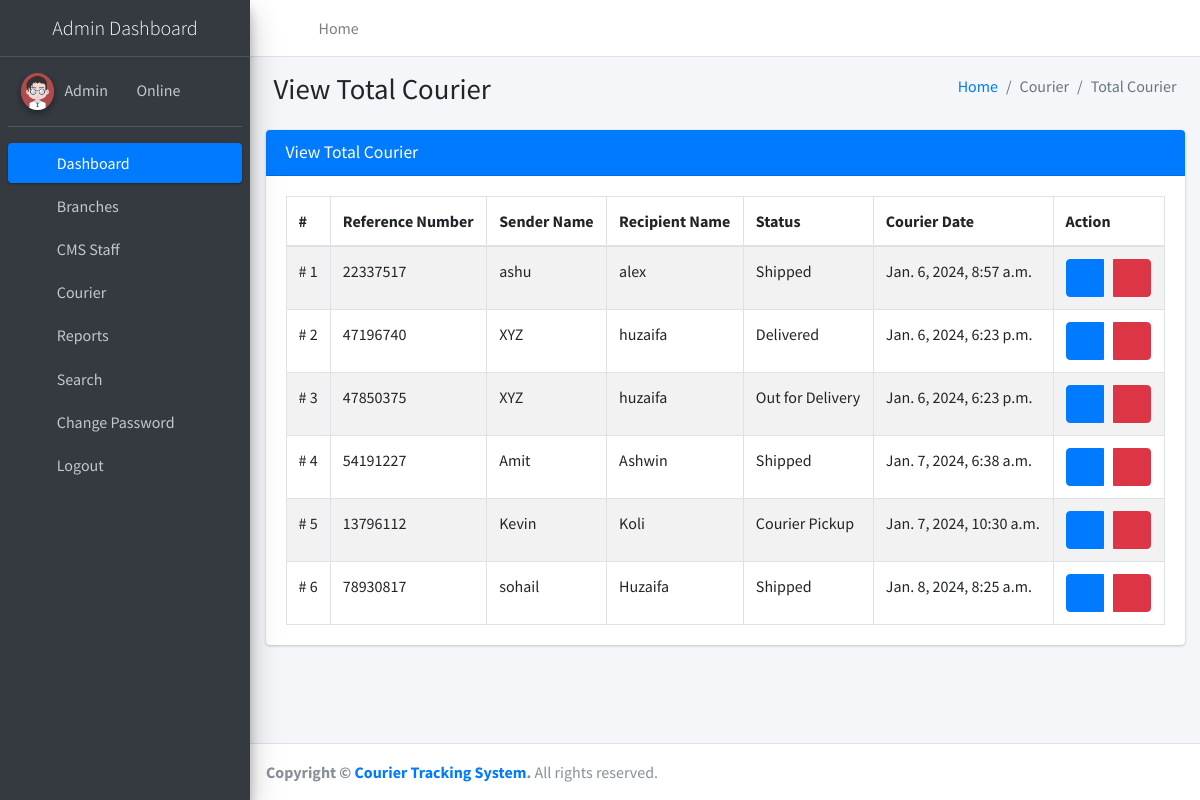
The app's page /totalCourier (signed in) with its own data.
### courier/models.py (models this page shows, shortened)
class Courier(models.Model):
    RefNumber = models.CharField(max_length=100, null=True)
    SenderBranch = models.ForeignKey(Branch, on_delete=models.CASCADE, null=True)
    SenderName = models.CharField(max_length=250, null=True)
    SenderContactnumber = models.CharField(max_length=12, null=True)
    SenderAddress = models.CharField(max_length=250, null=True)
    SenderCity = models.CharField(max_length=150, null=True)
    SenderState = models.CharField(max_length=150, null=True)
    SenderPincode = models.CharField(max_length=6, null=True)
    SenderCountry = models.CharField(max_length=250, null=True)
    RecipientName = models.CharField(max_length=250, null=True)
    RecipientContactnumber = models.CharField(max_length=12, null=True)
    RecipientAddress = models.CharField(max_length=250, null=True)
    RecipientCity = models.CharField(max_length=150, null=True)
    RecipientState = models.CharField(max_length=150, null=True)
    RecipientPincode = models.CharField(max_length=6, null=True)
    RecipientCountry = models.CharField(max_length=150, null=True)
    CourierDes = models.CharField(max_length=250, null=True)
    ParcelWeight = models.CharField(max_length=150, null=True)
    ParcelDimensionlen = models.CharField(max_length=150, null=True)
    ParcelDimensionwidth = models.CharField(max_length=150, null=True)
    ParcelDimensionheight = models.CharField(max_length=150, null=True)
    ParcelPrice = models.CharField(max_length=150, null=True)
    Status = models.CharField(max_length=100, null=True)
    CourierDate = models.DateTimeField(auto_now_add=True)

### courier/views.py (the view)
# urls.py: path('totalCourier', totalCourier, name='totalCourier'),
def totalCourier(request):
    if not request.user.is_authenticated:
        return redirect('admin_login')
    courier = Courier.objects.all()
    return render(request, 'admin/totalCourier.html', locals())

### courier/templates/admin/totalCourier.html
{% extends 'adminNavbar.html' %}
{% block main %}
{% load static %}
<section class="content">
    <div class="content-header">
        <div class="container-fluid">
            <div class="row mb-2">
                <div class="col-sm-6">
                    <h1 class="m-0">View Total Courier</h1>
                </div>
                <div class="col-sm-6">
                    <ol class="breadcrumb float-sm-right">
                        <li class="breadcrumb-item"><a href="{% url 'dashboard' %}">Home</a></li>
                        <li class="breadcrumb-item active">Courier</li>
                        <li class="breadcrumb-item active">Total Courier</li>
                    </ol>
                </div>
            </div>
        </div>
    </div>
    <div class="container-fluid">
        <div class="row">
            <div class="col-md-12">
                <div class="card card-primary">
                    <div class="card-header">
                        <h3 class="card-title">View Total Courier</h3>
                    </div>
                    <div class="card-body">
                        <table id="example1" class="table table-bordered table-striped">
                            <thead>
                            <tr>
                                <th>#</th>
                                <th>Reference Number</th>
                                <th>Sender Name</th>
                                <th>Recipient Name</th>
                                <th>Status</th>
                                <th>Courier Date</th>
                                <th>Action</th>
                            </tr>
                            </thead>
                            <tbody>
                            {% for i in courier %}
                            <tr>
                                <td># {{forloop.counter}}</td>
                                <td>{{i.RefNumber}}</td>
                                <td>{{i.SenderName}}</td>
                                <td>{{i.RecipientName}}</td>
                                {% if not i.Status %}
                                <td>Not Updated Yet</td>
                                {% else %}
                                <td>{{i.Status}}</td>
                                {% endif %}
                                <td>{{i.CourierDate}}</td>
                                <td>
                                    <div class="btn-group">
                                        <a class="btn btn-primary" href="{% url 'viewCourierDetails' i.id %}"><i class="fa fa-eye"></i></a>  &nbsp;&nbsp;&nbsp; <a class="btn btn-danger"
												onclick="return confirm('Are you sure to Delete ?')"
												href="{% url 'deleteCourier' i.id %}"><i
												class="fa fa-trash-alt"></i></a>
                                    </div>
                                </td>
                            </tr>
                            {% endfor %}
                            </tbody>
                        </table>
                    </div>
                </div>
            </div>
        </div>
    </div>
</section>
{% endblock %}

### records on screen
Courier: RefNumber "22337517", SenderName "ashu", RecipientName "alex", Status "Shipped", CourierDate "Jan. 6, 2024, 8:57 a.m."
Courier: RefNumber "47196740", SenderName "XYZ", RecipientName "huzaifa", Status "Delivered", CourierDate "Jan. 6, 2024, 6:23 p.m."
Courier: RefNumber "47850375", SenderName "XYZ", RecipientName "huzaifa", Status "Out for Delivery", CourierDate "Jan. 6, 2024, 6:23 p.m."
Courier: RefNumber "54191227", SenderName "Amit", RecipientName "Ashwin", Status "Shipped", CourierDate "Jan. 7, 2024, 6:38 a.m."
Courier: RefNumber "13796112", SenderName "Kevin", RecipientName "Koli", Status "Courier Pickup", CourierDate "Jan. 7, 2024, 10:30 a.m."
Courier: RefNumber "78930817", SenderName "sohail", RecipientName "Huzaifa", Status "Shipped", CourierDate "Jan. 8, 2024, 8:25 a.m."
